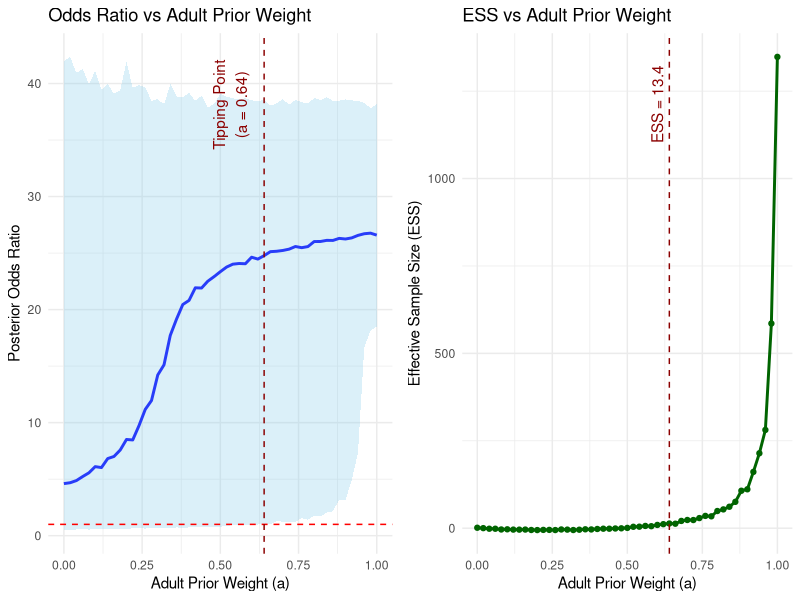

This figure's R source:
## ---- chunk 1
library(ggplot2)
library(gridExtra)
set.seed(123)

# Adult data
adult_drugA_x = 375
adult_drugA_n = 509
adult_placebo_x = 45
adult_placebo_n = 494

# Pediatric data
pediatric_drugA_x = 15
pediatric_drugA_n = 30
pediatric_placebo_x = 1
pediatric_placebo_n = 6

# Step 1: Adult log(OR) and SE
logor_adult = log( (adult_drugA_x/(adult_drugA_n - adult_drugA_x)) / (adult_placebo_x/(adult_placebo_n - adult_placebo_x)) )
se_adult = sqrt( 1/adult_drugA_x + 1/(adult_drugA_n - adult_drugA_x) + 1/adult_placebo_x + 1/(adult_placebo_n - adult_placebo_x) )
var_adult = se_adult^2

# Step 2: Pediatric log(OR) and SE
logor_ped = log( (pediatric_drugA_x/(pediatric_drugA_n - pediatric_drugA_x)) / (pediatric_placebo_x/(pediatric_placebo_n - pediatric_placebo_x)) )
se_ped = sqrt( 1/pediatric_drugA_x + 1/(pediatric_drugA_n - pediatric_drugA_x) + 1/pediatric_placebo_x + 1/(pediatric_placebo_n - pediatric_placebo_x) )
var_ped = se_ped^2

# Step 3: Skeptical prior variance
n_pediatric = pediatric_drugA_n + pediatric_placebo_n
var_per_subject = var_ped * (n_pediatric / 2)
skeptical_mu = 0
skeptical_var = var_per_subject

# Step 4: Define adult prior weight sequence
a_seq = seq(0, 1, by = 0.02)

# Step 5: Storage
n_samples = 5000
results = data.frame(
  a = a_seq,
  OR_median = numeric(length(a_seq)),
  OR_low = numeric(length(a_seq)),
  OR_high = numeric(length(a_seq)),
  ESS = numeric(length(a_seq))
)

# Step 6: Pediatric-only posterior variance (for ESS baseline)
skeptical_mu_vague = 0
skeptical_var_vague = 1e6  

var_post_ped_only = 1 / (1/skeptical_var_vague + 1/var_ped)
mu_post_ped_only = var_post_ped_only * (skeptical_mu_vague/skeptical_var_vague + logor_ped/var_ped)
ped_only_samples = rnorm(n_samples, mean = mu_post_ped_only, sd = sqrt(var_post_ped_only))
var_no_prior = var(ped_only_samples)

# Step 7: Functions

update_posterior_component <- function(mu_prior, var_prior, mu_lik, var_lik) {
  var_post = 1 / (1/var_prior + 1/var_lik)
  mu_post = var_post * (mu_prior/var_prior + mu_lik/var_lik)
  return(list(mu = mu_post, var = var_post))
}

compute_Cj <- function(mu_prior, var_prior, mu_lik, var_lik) {
  var_sum = var_prior + var_lik
  dnorm(mu_lik, mean = mu_prior, sd = sqrt(var_sum))
}

# Step 8: Loop over each weight
for (i in seq_along(a_seq)) {
  a = a_seq[i]
  
  # Prior settings
  k0 = c(a, 1 - a)  # (adult prior weight, skeptical prior weight)
  
  priors = list(
    list(mu = logor_adult, var = var_adult),
    list(mu = skeptical_mu, var = skeptical_var)
  )
  
  # Update each posterior component and compute Cj
  posterior_components = list()
  Cj = numeric(length(priors))
  
  for (j in 1:length(priors)) {
    prior = priors[[j]]
    posterior_components[[j]] = update_posterior_component(prior$mu, prior$var, logor_ped, var_ped)
    Cj[j] = compute_Cj(prior$mu, prior$var, logor_ped, var_ped)
  }
  
  # Update weights
  k1 = k0 * Cj
  k1 = k1 / sum(k1)
  
  # Mixture posterior sampling
  samples_logor = numeric(n_samples)
  
  for (s in 1:n_samples) {
    component = sample(1:2, size=1, prob=k1)
    samples_logor[s] = rnorm(1, mean = posterior_components[[component]]$mu, sd = sqrt(posterior_components[[component]]$var))
  }
  
  samples_or = exp(samples_logor)
  
  # Save results
  results$OR_median[i] = median(samples_or)
  results$OR_low[i] = quantile(samples_or, 0.025)
  results$OR_high[i] = quantile(samples_or, 0.975)
  
  # ESS calculation
  var_with_prior = var(samples_logor)
  results$ESS[i] = n_pediatric * (var_no_prior / var_with_prior - 1)
}

#  Tipping Point
tipping_point = results[which(results$OR_low > 1)[1], ]

if (!is.na(tipping_point$a)) {
  ess_at_tipping = results$ESS[which(results$a == tipping_point$a)]
  
  cat("Tipping Point Found!\n")
  cat("Adult Prior Weight (a):", tipping_point$a, "\n")
  cat("Posterior OR Median:", round(tipping_point$OR_median, 2), "\n")
  cat("95% CI: (", round(tipping_point$OR_low, 2), ",", round(tipping_point$OR_high, 2), ")\n")
  cat("Tipping Point ESS:", round(ess_at_tipping, 1), "pediatric patients\n")
} else {
  cat("No tipping point found within a ∈ [0,1].\n")
}

# Step 10: Plot

p1 <- ggplot(results, aes(x = a)) +
  geom_line(aes(y = OR_median), color = "blue", size = 1) +
  geom_ribbon(aes(ymin = OR_low, ymax = OR_high), fill = "skyblue", alpha = 0.3) +
  geom_hline(yintercept = 1, linetype = "dashed", color = "red") +
  geom_vline(xintercept = tipping_point$a, linetype = "dashed", color = "darkred") +
  annotate("text", x = tipping_point$a, y = max(results$OR_high)*0.9,
           label = paste0("Tipping Point\n(a = ", tipping_point$a, ")"),
           color = "darkred", angle = 90, vjust = -0.5) +
  labs(
    title = "Odds Ratio vs Adult Prior Weight ",
    x = "Adult Prior Weight (a)",
    y = "Posterior Odds Ratio"
  ) +
  theme_minimal()

p2 <- ggplot(results, aes(x = a, y = ESS)) +
  geom_line(color = "darkgreen", size = 1) +
  geom_point(color = "darkgreen") +
  geom_vline(xintercept = tipping_point$a, linetype = "dashed", color = "darkred") +
  annotate("text", x = tipping_point$a, y = max(results$ESS)*0.9,
           label = paste0("ESS = ", round(ess_at_tipping, 1)),
           color = "darkred", angle = 90, vjust = -0.5) +
  labs(
    title = "ESS vs Adult Prior Weight",
    x = "Adult Prior Weight (a)",
    y = "Effective Sample Size (ESS)"
  ) +
  theme_minimal()

grid.arrange(p1, p2, ncol = 2)

